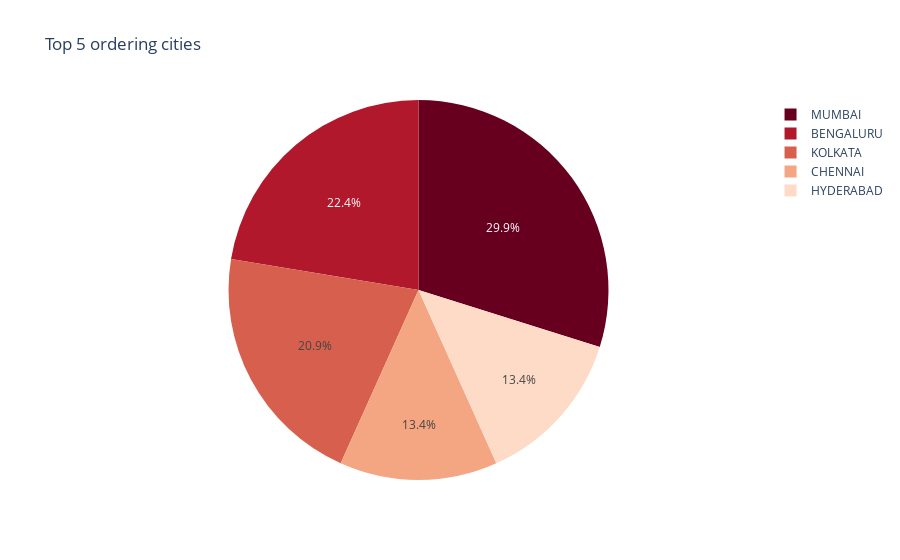

The notebook cell saved with this chart:
### Code cell
top_cities = df.groupby('ship_city').size().reset_index().rename(columns={0: 'Total'}).sort_values('Total', ascending=False).head()
fig = px.pie(top_cities, values='Total', names='ship_city', color_discrete_sequence=px.colors.sequential.RdBu, title='Top 5 ordering cities')
fig.show()

### Figure 1 — Plotly figure (JSON) as saved in the notebook; plotly's stock layout.template omitted (floating-point values rounded to 4 significant figures)
{"data": [{"domain": {"x": [0, 1], "y": [0, 1]}, "hovertemplate": "ship_city=%{label}<br>Total=%{value}<extra></extra>", "labels": ["MUMBAI", "BENGALURU", "KOLKATA", "CHENNAI", "HYDERABAD"], "legendgroup": "", "name": "", "showlegend": true, "type": "pie", "values": [20, 15, 14, 9, 9]}], "layout": {"legend": {"tracegroupgap": 0}, "piecolorway": ["rgb(103,0,31)", "rgb(178,24,43)", "rgb(214,96,77)", "rgb(244,165,130)", "rgb(253,219,199)", "rgb(247,247,247)", "rgb(209,229,240)", "rgb(146,197,222)", "rgb(67,147,195)", "rgb(33,102,172)", "rgb(5,48,97)"], "title": {"text": "Top 5 ordering cities"}}}
